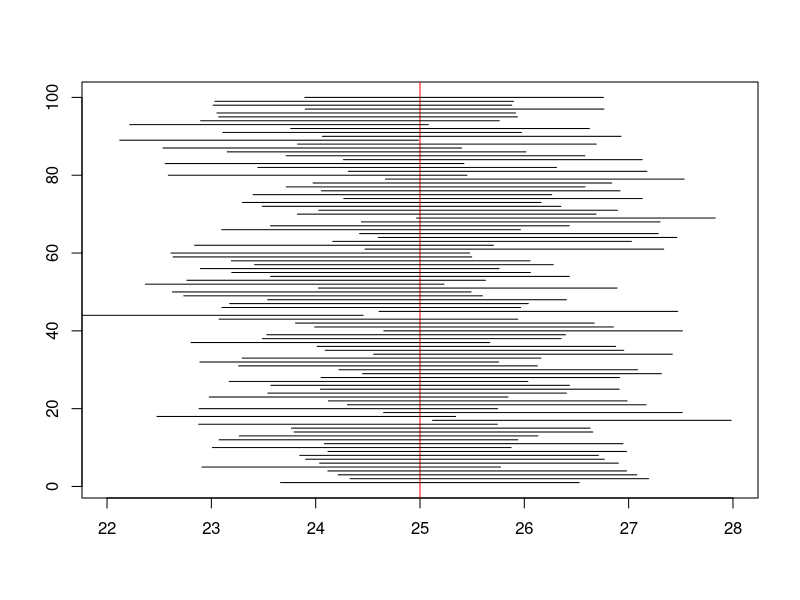

The R script that drew this image:
plot(x = c(22,28), y = c(1,100), type = "n", xlab = "", ylab = "")
abline(v = 25, col = "red")
counter <- 0


for (i in 1:1000){
  x <- rnorm(30, 25, 4)
  L <- mean(x) + qnorm(0.025)*4/sqrt(30)
  U <- mean(x) + qnorm(0.975)*4/sqrt(30)
  if (L < 25 && 25 < U)
    counter <- counter + 1
  if (i<=100)
    segments(L,i,U,i)
}

counter/1000
